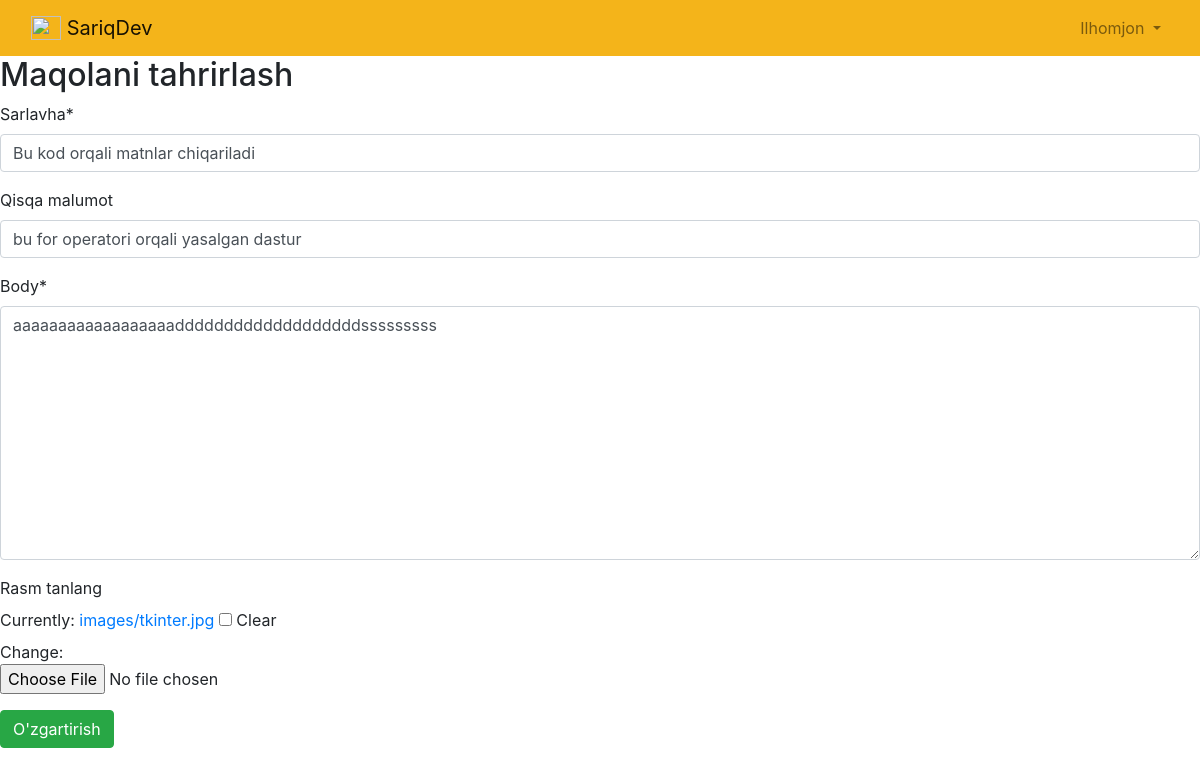
Screenshot of /article/6/edit (signed in) with the database file from the repository.
### accounts/models.py (models this page shows)
class CustomUser(AbstractUser):
    age = models.PositiveIntegerField(null=True, blank=True)
    manzil = models.CharField(max_length=50,null=True, blank=True)
    ismi = models.CharField(max_length=60,null=True, blank=True)

### news/models.py (models this page shows, shortened)
class Article(models.Model):
    title = models.CharField(max_length=120,verbose_name="Sarlavha")
    qisqacha = models.CharField(max_length=200,blank=True,verbose_name="Qisqa malumot")
    body = RichTextField()
    photo = models.ImageField(upload_to='images/',blank=True,verbose_name="Rasm tanlang")
    date = models.DateField(auto_now_add=True)
    author = models.ForeignKey(get_user_model(),on_delete=models.CASCADE,)

### news/views.py (the view)
# urls.py: path('<int:pk>/edit',NewUpdateView.as_view(),name='new_edit'),
class NewUpdateView(LoginRequiredMixin,UserPassesTestMixin,UpdateView):
    model = Article
    template_name = 'new_edit.html'
    fields = ['title','qisqacha','body','photo']
    def test_func(self):
        obj = self.get_object()
        return obj.author == self.request.user

### template/new_edit.html (shortened to what this page needs)
{% extends 'base.html' %}
{% load crispy_forms_tags %}
{% block content %}
    <h2>Maqolani tahrirlash</h2>
    <form method="post" enctype="multipart/form-data"> {% csrf_token %}
        {{ form|crispy}}
        <button type="submit" class="btn btn-success">O'zgartirish</button>
    </form>
{% endblock content %}

### template/base.html (shortened to what this page needs)
{% load static %}
<!DOCTYPE html>
<html lang="en">
    <head>
        <link rel="stylesheet" href="https://cdn.jsdelivr.net/npm/bootstrap@4.5.3/dist/css/bootstrap.min.css">
    </head>
    <body>
        <header>
            <nav class="navbar navbar-expand-lg navbar-light" style="background-color: #F4B41A;">
                <div class="container-fluid">
                <a class="navbar-brand" href="{% url 'home' %}">
                    <img src="" alt="" width="30" height="24" class="d-inline-block align-text-top">
                    SariqDev
                </a>
                {% if user.is_authenticated %}
                    <ul class="navbar-nav ml-auto">
                        <li class="nav-item">
                            <a class="nav-link dropdown-toggle" href="#"
                                id="navbarDropdown" role="button" data-toggle="dropdown"
                                aria-haspopup="true" aria-expanded="false">
                                {{ user.username | title }}
                            </a>
                        </li>
                    </ul>
                {% else %}
                    <form class="form-inline ml-auto">
                        <a href="{% url 'login' %}" class="btn btn-outline-light">Kirish</a>
                        <a href="{% url 'signup' %}" class="btn btn-primary ml-2">Ro'yxatdan o'tish</a>
                    </form>
                {% endif %}
              </nav>
        </header>
        <div>
            {% block content %}
            {% endblock content %}
        </div>
    </body>
</html>

### rows the page displays
CustomUser: username "Ilhomjon"
Article: title "Bu kod orqali matnlar chiqariladi", qisqacha "bu for operatori orqali yasalgan dastur", body "aaaaaaaaaaaaaaaaaadddddddddddddddddddsssssssss"
